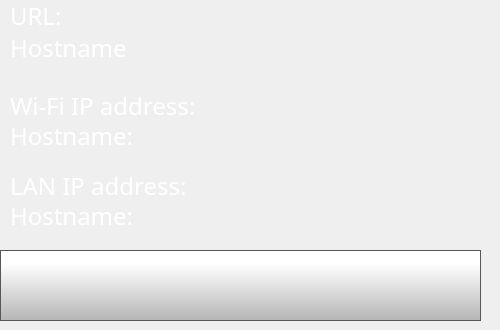
    <widget class="QWidget" name="networkInfoPage">
     <widget class="QLabel" name="hostnameLabel">
      <property name="geometry">
       <rect>
        <x>10</x>
        <y>0</y>
        <width>201</width>
        <height>31</height>
       </rect>
      </property>
      <property name="font">
       <font>
        <family>Gotham Light</family>
        <pointsize>18</pointsize>
        <weight>50</weight>
        <bold>false</bold>
       </font>
      </property>
      <property name="styleSheet">
       <string notr="true">color: rgb(255, 255, 255);
background-color: rgba(255, 255, 255, 0);</string>
      </property>
      <property name="text">
       <string>URL: </string>
      </property>
     </widget>
     <widget class="QLabel" name="hostname">
      <property name="geometry">
       <rect>
        <x>10</x>
        <y>22</y>
        <width>481</width>
        <height>51</height>
       </rect>
      </property>
      <property name="font">
       <font>
        <family>Gotham Light</family>
        <pointsize>18</pointsize>
        <weight>50</weight>
        <bold>false</bold>
       </font>
      </property>
      <property name="styleSheet">
       <string notr="true">color: rgb(255, 255, 255);
background-color: rgba(255, 255, 255, 0);</string>
      </property>
      <property name="text">
       <string>Hostname</string>
      </property>
     </widget>
     <widget class="QLabel" name="wifiIpLabel">
      <property name="geometry">
       <rect>
        <x>10</x>
        <y>90</y>
        <width>301</width>
        <height>31</height>
       </rect>
      </property>
      <property name="font">
       <font>
        <family>Gotham Light</family>
        <pointsize>18</pointsize>
        <weight>50</weight>
        <bold>false</bold>
       </font>
      </property>
      <property name="styleSheet">
       <string notr="true">color: rgb(255, 255, 255);
background-color: rgba(255, 255, 255, 0);</string>
      </property>
      <property name="text">
       <string>Wi-Fi IP address: </string>
      </property>
     </widget>
     <widget class="QLabel" name="wifiIp">
      <property name="geometry">
       <rect>
        <x>10</x>
        <y>110</y>
        <width>481</width>
        <height>51</height>
       </rect>
      </property>
      <property name="font">
       <font>
        <family>Gotham Light</family>
        <pointsize>18</pointsize>
        <weight>50</weight>
        <bold>false</bold>
       </font>
      </property>
      <property name="styleSheet">
       <string notr="true">color: rgb(255, 255, 255);
background-color: rgba(255, 255, 255, 0);</string>
      </property>
      <property name="text">
       <string>Hostname: </string>
      </property>
     </widget>
     <widget class="QLabel" name="lanIpLabel">
      <property name="geometry">
       <rect>
        <x>10</x>
        <y>170</y>
        <width>301</width>
        <height>31</height>
       </rect>
      </property>
      <property name="font">
       <font>
        <family>Gotham Light</family>
        <pointsize>18</pointsize>
        <weight>50</weight>
        <bold>false</bold>
       </font>
      </property>
      <property name="styleSheet">
       <string notr="true">color: rgb(255, 255, 255);
background-color: rgba(255, 255, 255, 0);</string>
      </property>
      <property name="text">
       <string>LAN IP address: </string>
      </property>
     </widget>
     <widget class="QLabel" name="lanIp">
      <property name="geometry">
       <rect>
        <x>10</x>
        <y>190</y>
        <width>481</width>
        <height>51</height>
       </rect>
      </property>
      <property name="font">
       <font>
        <family>Gotham Light</family>
        <pointsize>18</pointsize>
        <weight>50</weight>
        <bold>false</bold>
       </font>
      </property>
      <property name="styleSheet">
       <string notr="true">color: rgb(255, 255, 255);
background-color: rgba(255, 255, 255, 0);</string>
      </property>
      <property name="text">
       <string>Hostname: </string>
      </property>
     </widget>
     <widget class="QPushButton" name="networkInfoBackButton">
      <property name="geometry">
       <rect>
        <x>0</x>
        <y>250</y>
        <width>481</width>
        <height>71</height>
       </rect>
      </property>
      <property name="minimumSize">
       <size>
        <width>0</width>
        <height>0</height>
       </size>
      </property>
      <property name="font">
       <font>
        <family>Gotham Light</family>
        <pointsize>9</pointsize>
       </font>
      </property>
      <property name="styleSheet">
       <string notr="true">QPushButton {
     border: 1px solid rgb(87, 87, 87);
	background-color: qlineargradient(spread:pad, x1:0, y1:1, x2:0, y2:0.188, stop:0 rgba(180, 180, 180, 255), stop:1 rgba(255, 255, 255, 255));


}

QPushButton:pressed {
    background-color: qlineargradient(x1: 0, y1: 0, x2: 0, y2: 1,
                                      stop: 0 #dadbde, stop: 1 #f6f7fa);
}

QPushButton:flat {
    border: none; /* no border for a flat push button */
}

QPushButton:default {
    border-color: navy; /* make the default button prominent */
}</string>
      </property>
      <property name="text">
       <string/>
      </property>
      <property name="icon">
       <iconset>
        <normaloff>templates/img/arrows-4.png</normaloff>templates/img/arrows-4.png</iconset>
      </property>
      <property name="iconSize">
       <size>
        <width>50</width>
        <height>50</height>
       </size>
      </property>
      <property name="checkable">
       <bool>false</bool>
      </property>
      <property name="autoDefault">
       <bool>false</bool>
      </property>
      <property name="default">
       <bool>false</bool>
      </property>
      <property name="flat">
       <bool>false</bool>
      </property>
     </widget>
     <widget class="QLabel" name="printPreviewSelected_4">
      <property name="geometry">
       <rect>
        <x>280</x>
        <y>30</y>
        <width>210</width>
        <height>210</height>
       </rect>
      </property>
      <property name="styleSheet">
       <string notr="true">background-color: rgba(255, 255, 255, 0);</string>
      </property>
      <property name="text">
       <string/>
      </property>
      <property name="pixmap">
       <pixmap>templates/img/thumbnail.png</pixmap>
      </property>
      <property name="scaledContents">
       <bool>true</bool>
      </property>
     </widget>
     <zorder>hostnameLabel</zorder>
     <zorder>wifiIpLabel</zorder>
     <zorder>wifiIp</zorder>
     <zorder>lanIpLabel</zorder>
     <zorder>lanIp</zorder>
     <zorder>networkInfoBackButton</zorder>
     <zorder>printPreviewSelected_4</zorder>
     <zorder>hostname</zorder>
    </widget>
